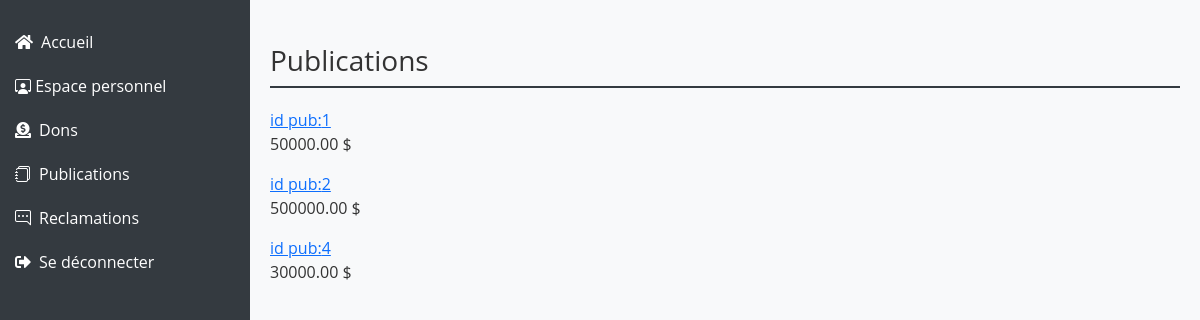
Before: /publications/publicationView/ with the older database file.
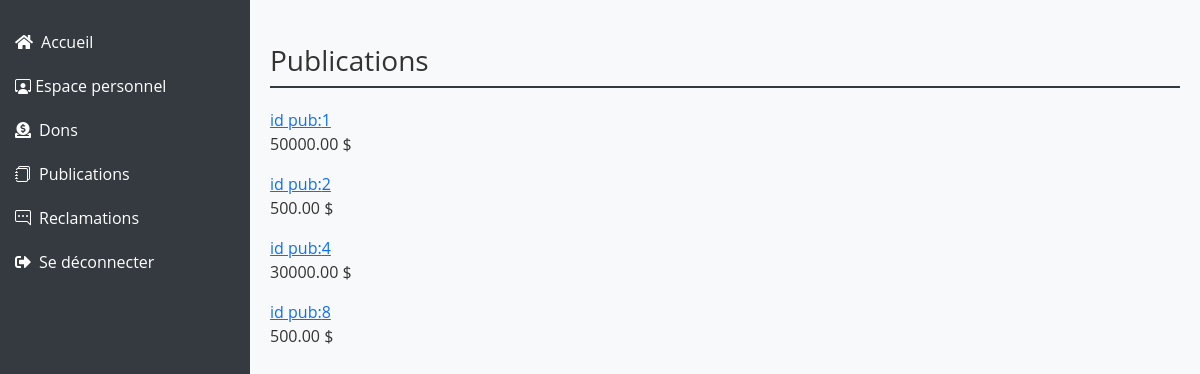
After: the same page with the newer database file.
### publications/models.py (models this page shows, shortened)
class Publication(models.Model):
    id=models.AutoField(primary_key=True)
    titre=models.CharField(max_length=150)
    contenu=models.TextField()
    date=models.DateTimeField(default=timezone.now)
    image=models.ImageField(upload_to='photos/%y/%m/%d', blank=True)
    montant=models.DecimalField(max_digits=20,decimal_places=2)
    user=models.ForeignKey(User,on_delete=models.CASCADE,null=True)
    category = models.ForeignKey(Category, on_delete=models.CASCADE,null=True,blank=True)
    objects = models.Manager()

### publications/views.py (the view)
# urls.py: path('publicationView/',views.publicationView,name='publicationView'),
def publicationView(request):
    publications = Publication.objects.all()
    return render(request, 'publications/pub.html', {'publications': publications})

### templates/publications/pub.html (shortened to what this page needs)
<!DOCTYPE html>
<html lang="en">
<head>
    <link href="https://cdn.jsdelivr.net/npm/bootstrap@5.3.2/dist/css/bootstrap.min.css" rel="stylesheet">
    <link href="https://cdnjs.cloudflare.com/ajax/libs/font-awesome/5.15.4/css/all.min.css" rel="stylesheet">
    <link href="https://cdn.jsdelivr.net/npm/bootstrap-icons/font/bootstrap-icons.css" rel="stylesheet">
</head>
<body>
    <div class="sidebar">
        <ul class="nav flex-column">
            <li class="nav-item">
                <a class="nav-link text-white" href="/"><i class="fas fa-home me-2"></i>Accueil</a>
            </li>
            <li class="nav-item">
                <a class="nav-link text-white" href="{% url 'dashboardAdmin' %}"><i class="bi bi-person-workspace"></i></i> Espace personnel</a>
            </li>
            <li class="nav-item">
                <a class="nav-link text-white" href="{% url 'viewDons' %}"><i class="fas fa-donate me-2"></i>Dons</a>
            </li>
            <li class="nav-item">
                <a class="nav-link text-white" href="{% url 'publicationView' %}"><i class="bi bi-journals me-2"></i>Publications</a>
            </li>
            <li class="nav-item">
                <a class="nav-link text-white" href="{% url 'reclamations' %}"><i class="bi bi-chat-right-dots me-2"></i>Reclamations</a>
            </li>
            <li class="nav-item">
                <a class="nav-link text-white" href="{% url 'logout' %}"><i class="fas fa-sign-out-alt me-2"></i>Se déconnecter</a>
            </li>
        </ul>
    </div>
    <div class="main-content">
        <h1 class="mt-4">Publications</h1>
        <div class="publication-container">
            {% for publication in publications %}
                <div class="publications">
                    <a href="{% url 'checkout' publication.id %}"> id pub:{{publication.id}}</a>
                    <p> {{publication.montant}} $</p>
                </div>
            {% endfor %}
        </div>
</body>
</html>

Changed rows visible on the page:
changed Publication id 2: montant "500000.00" → "500.00"
added Publication: id "8", montant "500.00"
